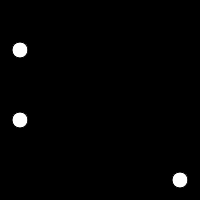
Frame 1 (no input)
Frame 60 (no input): identical to frame 1, image omitted
Frame 120 (the mouse pressed at the canvas centre since frame 60): identical to frame 1, image omitted

The p5.js sketch that drew this single still picture (run headless with seeded random() and noise() and a simulated clock; from frame 60 on, the mouse is pressed at the canvas centre):

// p5.js sketch
// ── sketch.js
var particles = [];
function setup() {
  createCanvas(200, 200);
  particles[0] = new Particle(20, 50);
  particles[1] = new Particle("20", "120");
  particles[2] = new Particle(createVector(180, 180));
}

function draw() {
  background(0);
  for (let i = 0; i < particles.length; i++) {
    const p = particles[i];
    p.show();
  }
}

function Particle(a, b) {

  if (a instanceof p5.Vector) {
    console.log(typeof(a))
    this.x = a.x;
    this.y = a.y;
  } else {
    this.x = a || 100;
    this.y = b || 100;
  }

  this.show = function () {
    ellipse(this.x, this.y, 16, 16);
  }
}
